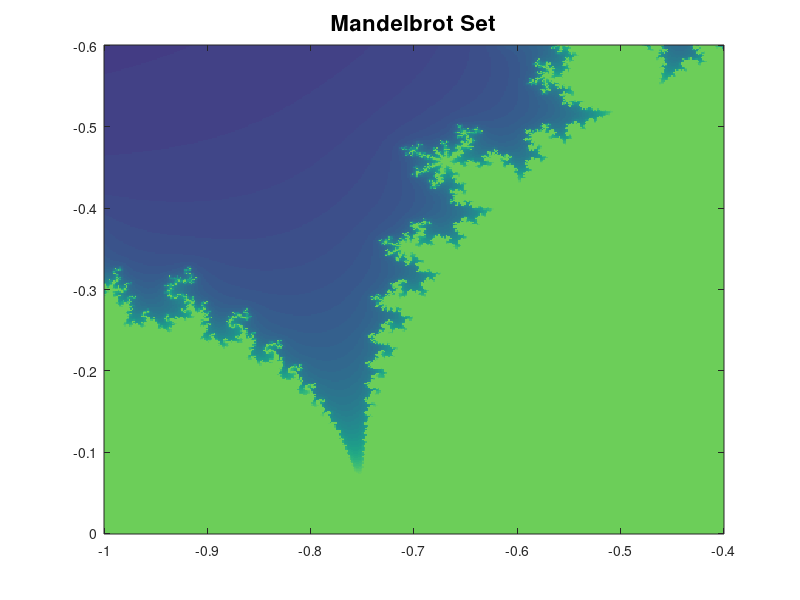

Recreate this plot in MATLAB.
disp ('*** aufgabe 5');
clear

x = linspace(-1,-0.4,401);
y = linspace(-0.6,0,401);

[X,Y] = meshgrid(x,y);
C = complex(X,Y);

it_max = 50;

Z = C; Anz = zeros(size(Z));

for k = 1:it_max
    Z = Z.^2+C;
    Anz = Anz + isfinite(Z);
end,
figure
image(x,y,Anz);
title('Mandelbrot Set', 'FontSize',16);
